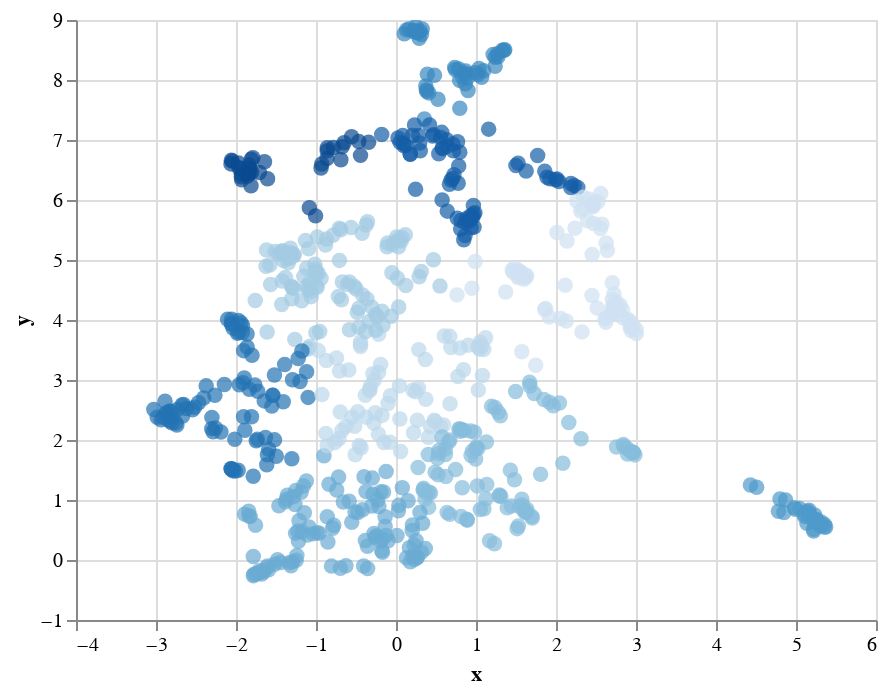

Notebook cell for this chart:
### Code cell
#reduce embeds 
random.seed(57)
green_occ = random.choice(green_occs)

new_green_skills = list(set(green_skills_df[(green_skills_df.occupation == green_occ) & (green_skills_df.extracted_skill.isna())].skill_label))
new_green_skills_embeds = bert_model.transform(new_green_skills)
embedding = reducer.fit_transform(new_green_skills_embeds)
kmeans = KMeans(n_clusters=10, random_state=0).fit(embedding)
labels = kmeans.labels_

new_skill_cluster_df = pd.DataFrame({'skill': new_green_skills, 'cluster_number': labels, 'x': embedding[:, 0], 'y': embedding[:, 1]})

print(f'new "green" skill groups based on green "{green_occ}"occupation')

alt.data_transformers.disable_max_rows()

alt.Chart(new_skill_cluster_df).mark_circle(size=60).encode(
    x='x',
    y='y',
    color=alt.Color('cluster_number', legend=None),
    tooltip=['skill', 'cluster_number']
).interactive()

### Figure 1 — Vega-Lite specification as saved in the notebook (floating-point values rounded to 4 significant figures; data arrays with more than 128 entries replaced by an {"elided": "..."} marker saying what was removed)
{"config": {"view": {"continuousWidth": 400, "continuousHeight": 300}}, "data": {"name": "data-d2da550ec82ce756f4956ee636f0f895"}, "mark": {"type": "circle", "size": 60}, "encoding": {"color": {"field": "cluster_number", "legend": null, "type": "quantitative"}, "tooltip": [{"field": "skill", "type": "nominal"}, {"field": "cluster_number", "type": "quantitative"}], "x": {"field": "x", "type": "quantitative"}, "y": {"field": "y", "type": "quantitative"}}, "selection": {"selector045": {"type": "interval", "bind": "scales", "encodings": ["x", "y"]}}, "$schema": "https://vega.github.io/schema/vega-lite/v4.17.0.json", "datasets": {"data-d2da550ec82ce756f4956ee636f0f895": {"elided": "722 records"}}}
